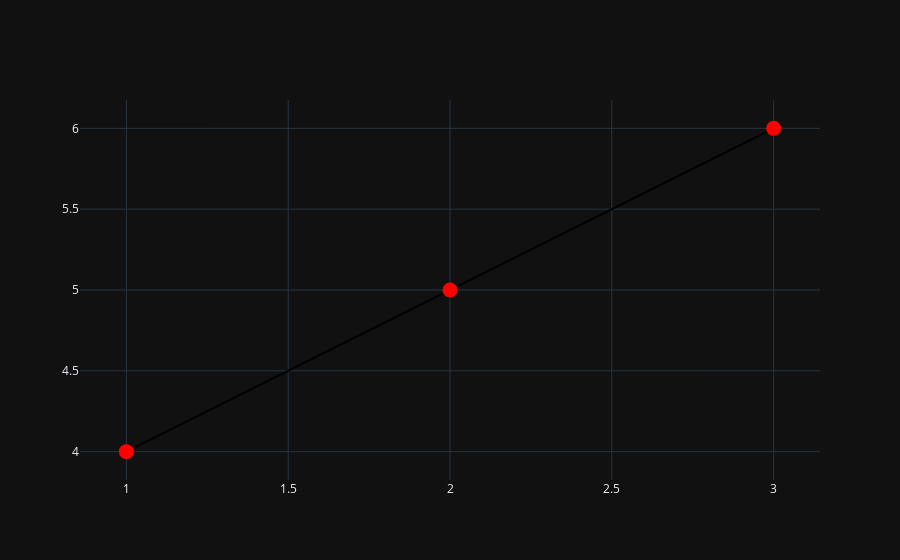

Here is the notebook cell this chart was saved with:
### Markdown cell above
## traceの設定

### Code cell
graph_trace = go.Scatter(x=[1,2,3], y=[4,5,6],
                        mode='lines+markers',
                        marker={
                            'size':15,
                            'color':'red'
                        },
                        line={
                            "color":"black"
                        }
                        )
fig = go.Figure(data=graph_trace)
fig.show()

### Figure 1 — Plotly figure (JSON) as saved in the notebook; plotly's stock layout.template omitted (floating-point values rounded to 4 significant figures)
{"data": [{"line": {"color": "black"}, "marker": {"color": "red", "size": 15}, "mode": "lines+markers", "type": "scatter", "x": [1, 2, 3], "y": [4, 5, 6]}], "layout": {}}
